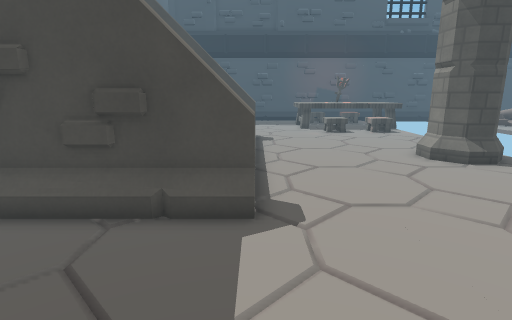
View 1 (above)

16 first-person views from a walk through a 3-D level made in the Godot game engine. The camera is 1.3 m above the floor, tilts 12° down and sees 80° across. The floor is counted in squares, 0.5 m on a side. Each view is taken from the middle of a square. On the plan, view 1 faces up. The plan holds only what a view shows up to about 20 squares ahead; the rest is blank. The place goes on beyond the plan. Characters and animated objects are left out. Some surface patterns are stand-ins.

View 2
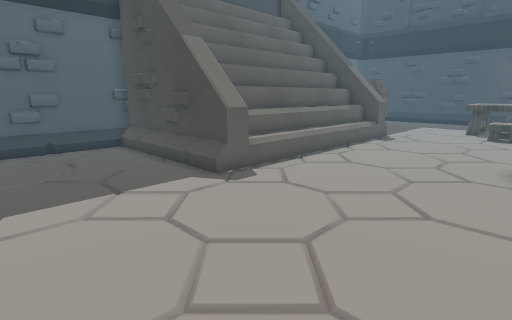

View 3
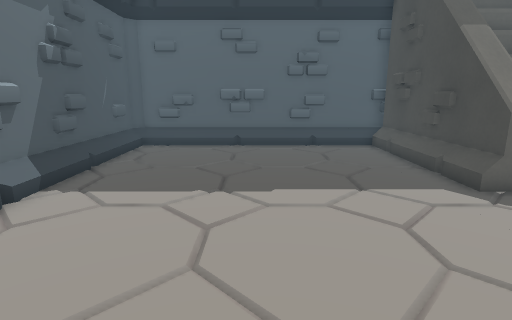

View 4
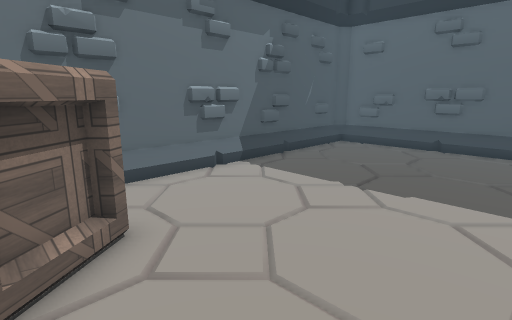

View 5
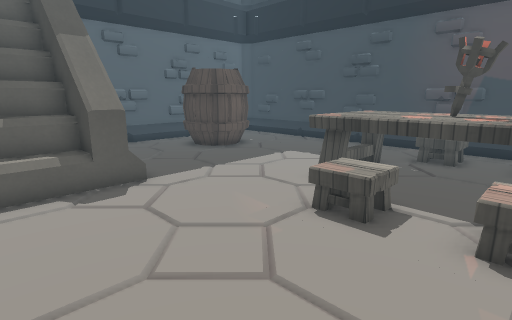

View 6
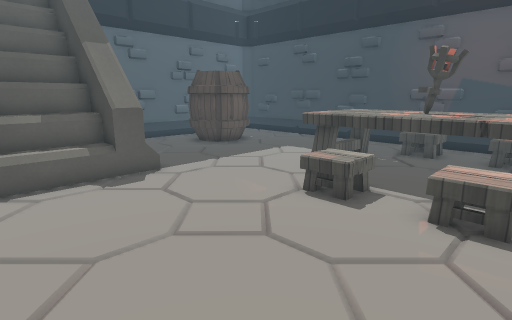

View 7
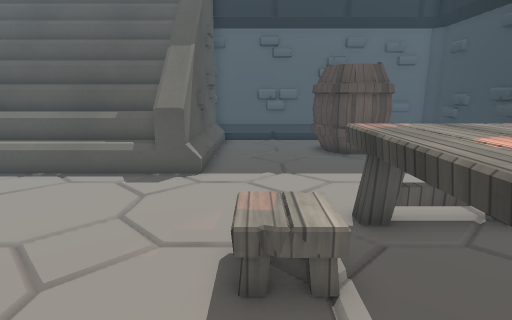

View 8
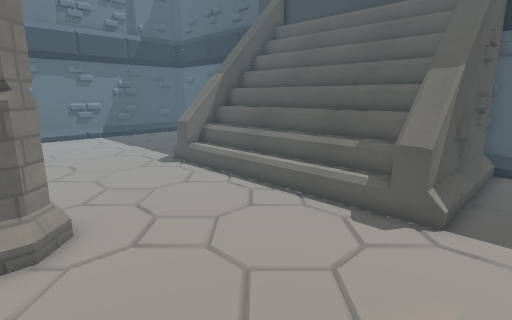

View 9
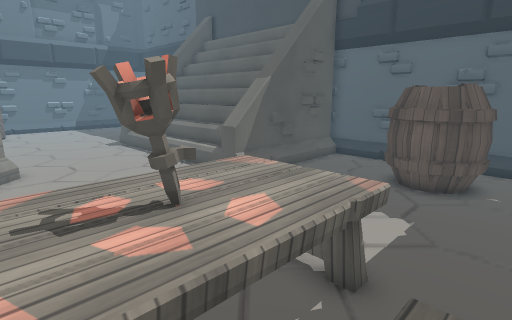

View 10
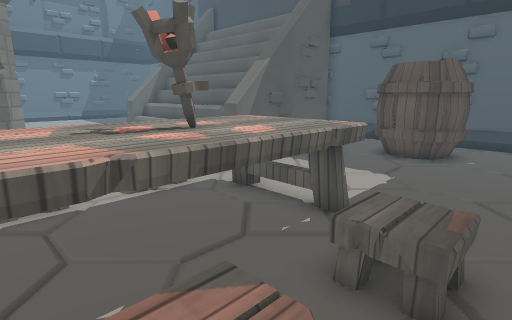

View 11
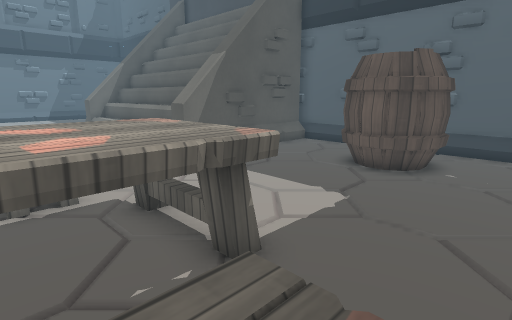

View 12
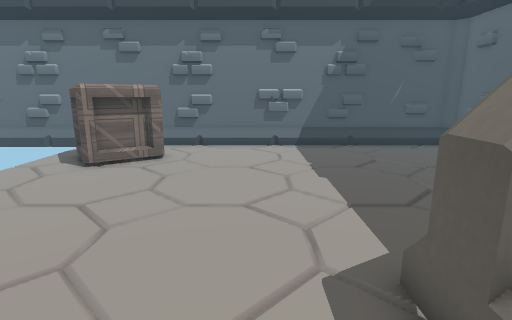

View 13
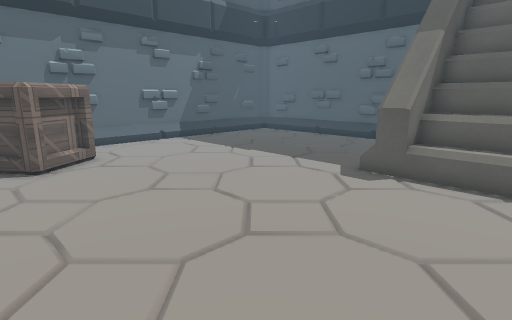

View 14
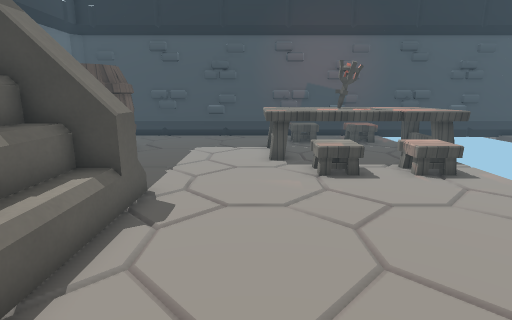

View 15
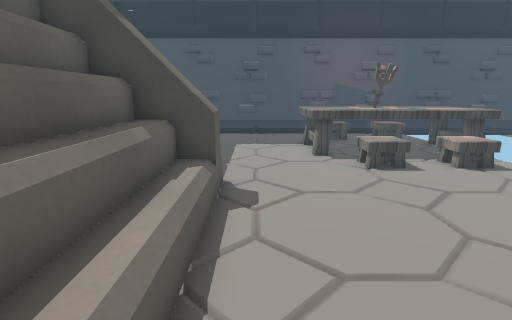

View 16
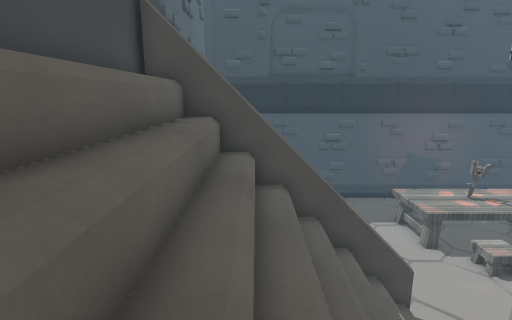

### Floor plan
Key: @ floor where view 1 was taken; # wall or solid block; . main floor; : floor 0.5 m higher than the main floor; / step, stairs or slope; = window, fence, low wall or low ledge; ^ raised ledge; P pillar; T table; B box; A barrel; R torch; O other object.
Columns run from 8 left of view 1 to 11 right of it. Each row starts with its distance up from view 1.
 32 ####################
 31 #   ............. .
 30 #.............O./:.
 29 #.............O.///
 28 #. AAA.....TTTTTTTTT
 27 #   AA.....TTTTTTTTT
 26 #. AAA.....TTTTRTTTT
 25 #.AAAA.....TTTTTTTTT
 24 #..........TTTTTTTTT
 23 #.............O.//.
 22 #.............O./:.
 21 #..................
 20 #########..........
 19 #======^^..........
 18 #////////.........
 17 #////////.........
 16 #////////.........
 15 #////////..........
 14 #////////.......##
 13 #////////.......##
 12 #////////.......##P
 11 #////////..........
 10 #////////.........
  9 #////////........
  8 #=======#.........
  7 #######^^..........
  6 ####=#.............
  5 #..................
  4 #..................
  3 #..................
  2 #.................
  1 #..................
  0 #.......@..........
 -1 #...............B..
 -2 #.............BBBB.
 -3 #.............B  BB
 -4 #..............
 -5 #..............
 -6 ###..##.###..#######
 -7 ###############

Positions as (right, up) in squares from view 1, and headings:
1: (0, 0), facing up
2: (8, 0), facing up-left
3: (8, 0), facing left
4: (8, 3), facing down-left
5: (9, 16), facing up-left
6: (10, 15), facing up-left
7: (10, 22), facing left
8: (9, 22), facing down-left
9: (9, 30), facing down-left
10: (10, 31), facing down-left
11: (7, 31), facing down-left
12: (2, 10), facing down
13: (10, 11), facing down-left
14: (3, 12), facing up
15: (1, 11), facing up
16: (-5, 10), facing up
